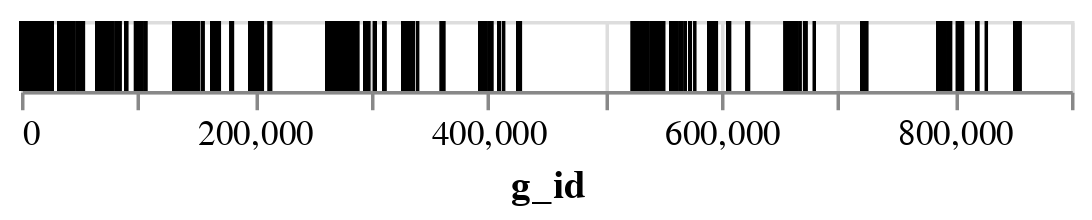

Notebook code cell kept with this figure:
### Code cell
print(df)
alt.Chart(df).mark_rule().encode(
    x="g_id"
)

### Figure 1 — Vega-Lite specification as saved in the notebook (floating-point values rounded to 4 significant figures; data arrays with more than 128 entries replaced by an {"elided": "..."} marker saying what was removed)
{"config": {"view": {"continuousWidth": 300, "continuousHeight": 300}}, "data": {"name": "data-f5dc49b0808d58f85c95328b26285cc5"}, "mark": {"type": "rule"}, "encoding": {"x": {"field": "g_id", "type": "quantitative"}}, "$schema": "https://vega.github.io/schema/vega-lite/v5.16.3.json", "datasets": {"data-f5dc49b0808d58f85c95328b26285cc5": {"elided": "2341 records"}}}
